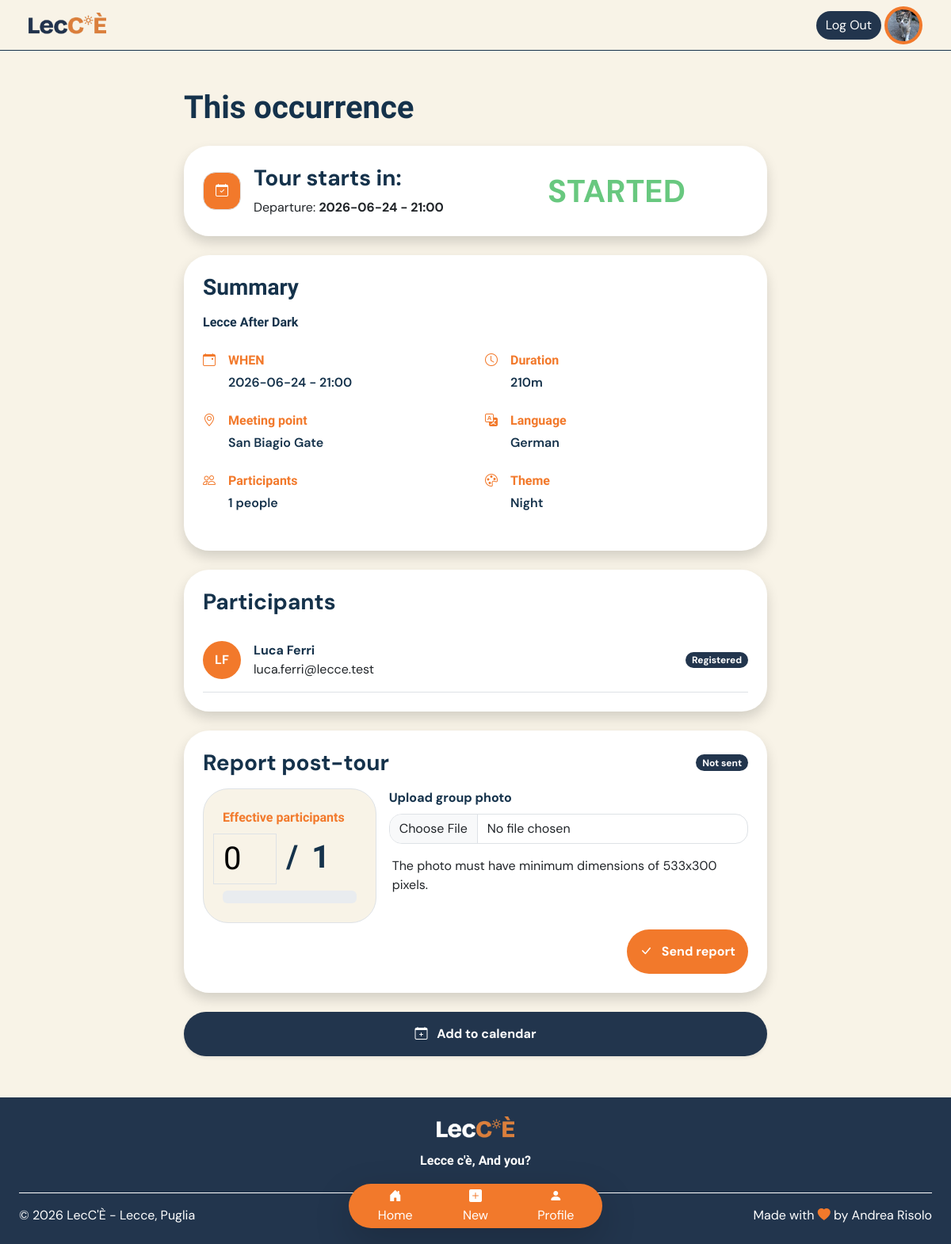
The page /occurrences/ca4af920-09d9-453d-ab81-0101fb1c965b (signed in) on the database as committed earlier.
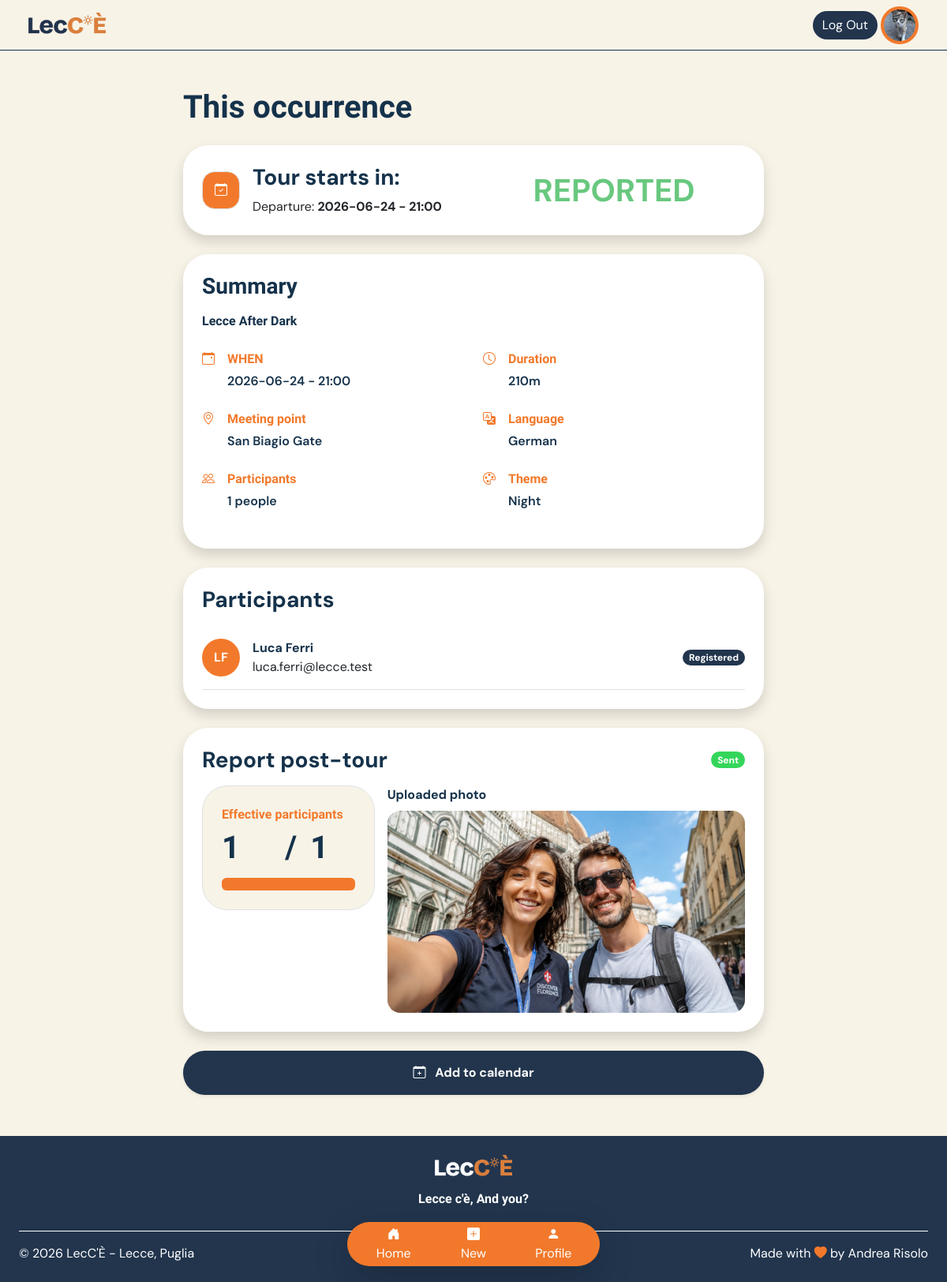
The same page on the database as committed later.
### tables this page shows
CREATE TABLE post_reports (
    id TEXT PRIMARY KEY,

    occurrence_id TEXT NOT NULL,

    actual_participants INTEGER NOT NULL,
    photo TEXT NOT NULL,

    FOREIGN KEY (occurrence_id) REFERENCES tour_occurrences(id),

    UNIQUE (occurrence_id)
);

### app.py (the view)
@app.route("/occurrences/<id>")
@login_required
@guide_required
def occurrence_details(id):
    occurrence=occurrencies_dao.get_occurrence_by_id(id)
    if occurrence is None:
        flash("Occurrence not found", "negative")
        return redirect(url_for("home"))
    occurrence.tour = tours_dao.get_tour_by_id(occurrence.tour_id)
    if occurrence.tour is None:
        flash("Tour not found", "negative")
        return redirect(url_for("home"))
    if occurrence.tour.guide_id != current_user.id:
        flash("You are not authorized to view this occurrence", "negative")
        return redirect(url_for("home"))
    occurrence.tour.language = languages_dao.get_language_by_id(occurrence.tour.language_id)["name"]
    occurrence.tour.theme = themes_dao.get_theme_by_id(occurrence.tour.theme_id)
    occurrence.tour.stops = stops_dao.get_first_stop_by_tour(occurrence.tour)
    occurrence.tour.theme = themes_dao.get_theme_by_id(occurrence.tour.theme_id)
    participants = []
    participants_number = 0
    reservations = reservations_dao.get_active_reservations_by_occurrence_id(occurrence.id)
    for reservation in reservations:
        temp = {}
        participant = users_dao.get_user_by_id(reservation.participant_id)
        temp["Registered"] = participant
        participants_number = participants_number + 1
        extra_participants = extra_participants_dao.get_extra_participants_by_reservation_id(reservation.id)
        temp["Extra"] = []
        i=0
        for extra_participant in extra_participants:
            temp["Extra"].append(extra_participant)
            i = i + 1
            participants_number = participants_number + 1
        participants.append(temp)
    tour_datetime = datetime.combine(occurrence.date, datetime.strptime(occurrence.start_time, "%H:%M").time())
    seconds_remaining = int((tour_datetime - datetime.now()).total_seconds())
    report = reports_dao.get_report_by_occurrence_id(occurrence.id)
    return render_template("occurrence_guide.html", occurrence=occurrence, participants=participants, participants_number=participants_number, seconds_remaining=seconds_remaining, report=report)

### app.py (called while the page is built)
@login_manager.user_loader
def load_user(user_id):
    db_user=users_dao.get_user_by_id(user_id)
    return db_user

### database/daos/extra_participants.py (called while the page is built)
@connect_db
def get_extra_participants_by_reservation_id(conn, cursor, reservation_id):
    query="SELECT * FROM extra_participants WHERE reservation_id=(?)"
    cursor.execute(query, (reservation_id,))
    extra_participants=cursor.fetchall()
    extra_participant_list=[]
    for extra_participant in extra_participants:
        extra_participant_list.append(Extra_Participant(extra_participant["id"], extra_participant["first_name"], extra_participant["last_name"], extra_participant["email"]))
    return extra_participant_list

### database/daos/languages.py (called while the page is built)
@connect_db
def get_language_by_id(conn, cursor, id):
    query="SELECT * FROM languages WHERE id=(?)"
    cursor.execute(query, (id,))
    language=cursor.fetchone()
    if language is None:
        return None
    return dict(language)

### database/daos/stops.py (called while the page is built)
@connect_db
def get_first_stop_by_tour(conn, cursor, tour):
    query = "SELECT place_name FROM stops WHERE tour_id=(?) ORDER BY order_number ASC LIMIT 1"
    cursor.execute(query, (tour.id,))
    stop = cursor.fetchone()
    if stop:
        return stop["place_name"]
    else:
        return None

### templates/occurrence_guide.html (shortened to what the changed rows need)
{% extends "base.html" %}
{% block content %}
<main class="container py-5">
    <div class="row justify-content-center">
        <div class="col-12 col-lg-8">
            <header class="mb-4">
                <h1 class="lecce-text-impact lecce-secondary-color fw-bold mb-3">
                    This occurrence
                </h1>
            </header>
            <section class="bg-white rounded-5 shadow mb-4">
                <div class="p-4">
                    <div class="row align-items-center g-4">
                        <div class="col-12 col-lg-6">
                            <div class="d-flex flex-column flex-lg-row gap-3 align-items-center text-center text-lg-start">
                                <div>
                                    <h2 class="fw-bold lecce-secondary-color mb-2 fs-3 text-break">
                                        Tour starts in:
                                    </h2>
                                </div>
                            </div>
                        </div>
                        {% if report is none %}
                        <div class="col-12 col-lg-6" id="limitNotExpired">
                            <div class="d-none" id="startedExpired">
                                <div class="d-flex flex-column align-items-center">
                                    <div class="lecce-positive-color fw-bold fs-1 rounded-4">
                                        STARTED
                                    </div>
                                </div>
                            </div>
                        </div>
                        {% else %}
                        <div class="col-12 col-lg-6" id="startedExpired">
                            <div class="d-flex flex-column align-items-center">
                                <div class="lecce-positive-color fw-bold fs-1 rounded-4">
                                    REPORTED
                                </div>
                            </div>
                        </div>
                        {% endif %}
                    </div>
                </div>
            </section>
            <section class="bg-white rounded-5 shadow mb-4">
                <div class="p-4">
                    <h2 class="lecce-text-impact fw-bold lecce-secondary-color mb-0 fs-3 mb-3">
                        Summary
                    </h2>
                </div>
            </section>
            <section class="bg-white border-0 rounded-5 shadow mb-4">
                <ul class="p-4">
                    <div class="d-flex justify-content-between align-items-center mb-3">
                        <h2 class="fw-bold lecce-secondary-color mb-0 fs-3">
                            Participants
                        </h2>
                    </div>
                </ul>
            </section>
            <section class="bg-white rounded-5 shadow mb-4 p-4">
                <div class="d-flex flex-column flex-lg-row justify-content-lg-between align-items-start align-items-lg-center gap-3 mb-3">
                    <h2 class="fw-bold lecce-secondary-color mb-0 fs-3">
                        Report post-tour
                    </h2>
                    {% if report is none %}
                    <span class="badge lecce-btn lecce-secondary-background">
                        Not sent
                    </span>
                    {% else %}
                    <span class="badge lecce-btn lecce-positive-background">
                        Sent
                    </span>
                    {% endif %}
                </div>
                {% if participants_number > 0 %}
                {% if report is none %}
                <form method="POST" action="{{ url_for('submit_report', id=occurrence.id) }}"
                    enctype="multipart/form-data" class="d-none" id="reportForm">
                    <div class="row g-3">
                        <div class="col-12 col-lg-4">
                            <div class="lecce-default-background border rounded-5 p-4">
                                <label for="effectiveParticipants"
                                    class="lecce-text-impact lecce-primary-color fw-bold fs-6 mb-2">
                                    Effective participants
                                </label>
                                <div class="row lecce-text-impact lecce-secondary-color fw-bold fs-1">
                                    <input id="effectiveParticipants" name="effectiveParticipants"
                                        class="col-5 lecce-default-background border" type="number" min="0"
                                        max="{{ participants_number }}" value="0" required>
                                    <span class="col-2">/</span>
                                    <span id="totalParticipants" class="col-5">{{ participants_number }}</span>
                                </div>
                                <div class="progress mt-2">
                                </div>
                            </div>
                        </div>
                        <div class="col-12 col-lg-8">
                            <label for="reportImage" class="form-label fw-bold lecce-secondary-color">
                                Upload group photo
                            </label>
                            <input type="file" class="form-control rounded-4" id="reportImage" name="reportImage"
                                accept="image/png, image/jpeg, image/jpg" required>
                            <p class="mt-3 ms-1">The photo must have minimum dimensions of 533x300 pixels.</p>
                        </div>
                    </div>
                    <div class="d-flex justify-content-end mt-2">
                        <button type="submit" class="btn lecce-btn lecce-primary-background p-3 fw-bold">
                            <i class="bi bi-check-lg me-2"></i>
                            Send report
                        </button>
                    </div>
                </form>
                {% else %}
                <div>
                    <div class="row g-3">
                        <div class="col-12 col-lg-4">
                            <div class="lecce-default-background border rounded-5 p-4">
                                <span class="lecce-text-impact lecce-primary-color fw-bold fs-6 mb-2">
                                    Effective participants
                                </span>
                                <div class="row lecce-text-impact lecce-secondary-color fw-bold fs-1">
                                    <span id="effectiveParticipants" class="col-5">{{ report.actual_participants
                                        }}</span>
                                    <span class="col-2">/</span>
                                    <span id="totalParticipants" class="col-5">{{ participants_number }}</span>
                                </div>
                                <div class="progress mt-2">
                                    <div id="participantsProgress" class="progress-bar lecce-primary-background"></div>
                                </div>
                            </div>
                        </div>
                        <div class="col-12 col-lg-8">
                            <span class="fw-bold lecce-secondary-color">
                                Uploaded photo
                            </span>
                            <div class="mt-2">
                                <img src="{{ url_for('static', filename='images/report_photos/' ~ report.photo_path) }}"
                                    alt="Report Photo" class="img-fluid rounded-4">
                            </div>
                        </div>
                    </div>
                </div>
                {% endif %}
                {% else %}
                <div>
                    <p class="mb-0 d-flex justify-content-center fw-bold lecce-secondary-color">
                        Report unavailable: no participants registered for this occurrence.
                    </p>
                </div>
                {% endif %}
            </section>
        </div>
    </div>
</main>
{% endblock %}

Rows that differ between the two databases and show on the page:
added post_reports: actual_participants "1", photo (picture)
Other text that changed with them:
{{ participants_number }}: (not shown) → "1"
form field effectiveParticipants: "0" → (not shown)
{{ participants_number }}: "1" → (not shown)
text no longer shown: "STARTED Not sent Upload group photo The photo must have minimum dimensions of 533x300 pixels. Send report"
text now shown: "REPORTED Sent Uploaded photo"
